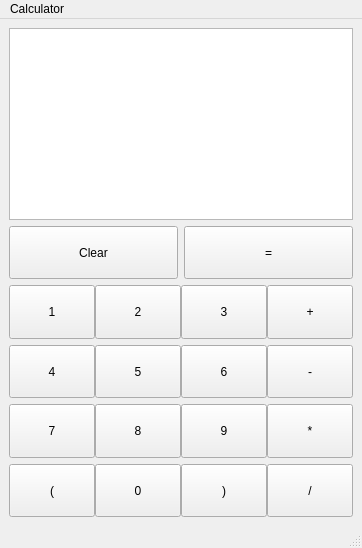
<?xml version="1.0" encoding="UTF-8"?>
<ui version="4.0">
 <class>MainWindow</class>
 <widget class="QMainWindow" name="MainWindow">
  <property name="geometry">
   <rect>
    <x>0</x>
    <y>0</y>
    <width>362</width>
    <height>548</height>
   </rect>
  </property>
  <property name="windowTitle">
   <string>MainWindow</string>
  </property>
  <widget class="QWidget" name="centralwidget">
   <property name="sizePolicy">
    <sizepolicy hsizetype="Expanding" vsizetype="Expanding">
     <horstretch>0</horstretch>
     <verstretch>0</verstretch>
    </sizepolicy>
   </property>
   <layout class="QHBoxLayout" name="horizontalLayout_6">
    <item>
     <layout class="QVBoxLayout" name="verticalLayout">
      <property name="sizeConstraint">
       <enum>QLayout::SetMaximumSize</enum>
      </property>
      <item>
       <widget class="QTextEdit" name="textEdit">
        <property name="sizePolicy">
         <sizepolicy hsizetype="Expanding" vsizetype="Preferred">
          <horstretch>0</horstretch>
          <verstretch>0</verstretch>
         </sizepolicy>
        </property>
        <property name="readOnly">
         <bool>true</bool>
        </property>
       </widget>
      </item>
      <item>
       <layout class="QVBoxLayout" name="verticalLayout_2">
        <property name="sizeConstraint">
         <enum>QLayout::SetMaximumSize</enum>
        </property>
        <item>
         <layout class="QHBoxLayout" name="horizontalLayout_5">
          <item>
           <widget class="QPushButton" name="Button_clear">
            <property name="sizePolicy">
             <sizepolicy hsizetype="Minimum" vsizetype="MinimumExpanding">
              <horstretch>0</horstretch>
              <verstretch>0</verstretch>
             </sizepolicy>
            </property>
            <property name="text">
             <string>Clear</string>
            </property>
           </widget>
          </item>
          <item>
           <widget class="QPushButton" name="Button_calc">
            <property name="sizePolicy">
             <sizepolicy hsizetype="Minimum" vsizetype="MinimumExpanding">
              <horstretch>0</horstretch>
              <verstretch>0</verstretch>
             </sizepolicy>
            </property>
            <property name="text">
             <string>=</string>
            </property>
           </widget>
          </item>
         </layout>
        </item>
        <item>
         <layout class="QHBoxLayout" name="horizontalLayout_3">
          <property name="spacing">
           <number>0</number>
          </property>
          <item>
           <widget class="QPushButton" name="Button_one">
            <property name="sizePolicy">
             <sizepolicy hsizetype="Minimum" vsizetype="MinimumExpanding">
              <horstretch>0</horstretch>
              <verstretch>0</verstretch>
             </sizepolicy>
            </property>
            <property name="text">
             <string>1</string>
            </property>
           </widget>
          </item>
          <item>
           <widget class="QPushButton" name="Button_two">
            <property name="sizePolicy">
             <sizepolicy hsizetype="Minimum" vsizetype="MinimumExpanding">
              <horstretch>0</horstretch>
              <verstretch>0</verstretch>
             </sizepolicy>
            </property>
            <property name="text">
             <string>2</string>
            </property>
           </widget>
          </item>
          <item>
           <widget class="QPushButton" name="Button_three">
            <property name="sizePolicy">
             <sizepolicy hsizetype="Minimum" vsizetype="MinimumExpanding">
              <horstretch>0</horstretch>
              <verstretch>0</verstretch>
             </sizepolicy>
            </property>
            <property name="text">
             <string>3</string>
            </property>
           </widget>
          </item>
          <item>
           <widget class="QPushButton" name="Button_plus">
            <property name="sizePolicy">
             <sizepolicy hsizetype="Minimum" vsizetype="MinimumExpanding">
              <horstretch>0</horstretch>
              <verstretch>0</verstretch>
             </sizepolicy>
            </property>
            <property name="text">
             <string>+</string>
            </property>
           </widget>
          </item>
         </layout>
        </item>
        <item>
         <layout class="QHBoxLayout" name="horizontalLayout">
          <property name="spacing">
           <number>0</number>
          </property>
          <item>
           <widget class="QPushButton" name="Button_four">
            <property name="sizePolicy">
             <sizepolicy hsizetype="Minimum" vsizetype="MinimumExpanding">
              <horstretch>0</horstretch>
              <verstretch>0</verstretch>
             </sizepolicy>
            </property>
            <property name="text">
             <string>4</string>
            </property>
           </widget>
          </item>
          <item>
           <widget class="QPushButton" name="Button_five">
            <property name="sizePolicy">
             <sizepolicy hsizetype="Minimum" vsizetype="MinimumExpanding">
              <horstretch>0</horstretch>
              <verstretch>0</verstretch>
             </sizepolicy>
            </property>
            <property name="text">
             <string>5</string>
            </property>
           </widget>
          </item>
          <item>
           <widget class="QPushButton" name="Button_six">
            <property name="sizePolicy">
             <sizepolicy hsizetype="Minimum" vsizetype="MinimumExpanding">
              <horstretch>0</horstretch>
              <verstretch>0</verstretch>
             </sizepolicy>
            </property>
            <property name="text">
             <string>6</string>
            </property>
           </widget>
          </item>
          <item>
           <widget class="QPushButton" name="Button_minus">
            <property name="sizePolicy">
             <sizepolicy hsizetype="Minimum" vsizetype="MinimumExpanding">
              <horstretch>0</horstretch>
              <verstretch>0</verstretch>
             </sizepolicy>
            </property>
            <property name="text">
             <string>-</string>
            </property>
           </widget>
          </item>
         </layout>
        </item>
        <item>
         <layout class="QHBoxLayout" name="horizontalLayout_2" stretch="0,0,0,0">
          <property name="spacing">
           <number>0</number>
          </property>
          <property name="sizeConstraint">
           <enum>QLayout::SetMinimumSize</enum>
          </property>
          <item>
           <widget class="QPushButton" name="Button_seven">
            <property name="sizePolicy">
             <sizepolicy hsizetype="Minimum" vsizetype="MinimumExpanding">
              <horstretch>0</horstretch>
              <verstretch>0</verstretch>
             </sizepolicy>
            </property>
            <property name="text">
             <string>7</string>
            </property>
           </widget>
          </item>
          <item>
           <widget class="QPushButton" name="Button_eight">
            <property name="sizePolicy">
             <sizepolicy hsizetype="Minimum" vsizetype="MinimumExpanding">
              <horstretch>0</horstretch>
              <verstretch>0</verstretch>
             </sizepolicy>
            </property>
            <property name="text">
             <string>8</string>
            </property>
           </widget>
          </item>
          <item>
           <widget class="QPushButton" name="Button_nine">
            <property name="sizePolicy">
             <sizepolicy hsizetype="Minimum" vsizetype="MinimumExpanding">
              <horstretch>0</horstretch>
              <verstretch>0</verstretch>
             </sizepolicy>
            </property>
            <property name="text">
             <string>9</string>
            </property>
           </widget>
          </item>
          <item>
           <widget class="QPushButton" name="Button_asterisk">
            <property name="sizePolicy">
             <sizepolicy hsizetype="Minimum" vsizetype="MinimumExpanding">
              <horstretch>0</horstretch>
              <verstretch>0</verstretch>
             </sizepolicy>
            </property>
            <property name="text">
             <string>*</string>
            </property>
           </widget>
          </item>
         </layout>
        </item>
        <item>
         <layout class="QHBoxLayout" name="horizontalLayout_4">
          <property name="spacing">
           <number>0</number>
          </property>
          <item>
           <widget class="QPushButton" name="Button_leftbracket">
            <property name="sizePolicy">
             <sizepolicy hsizetype="Minimum" vsizetype="MinimumExpanding">
              <horstretch>0</horstretch>
              <verstretch>0</verstretch>
             </sizepolicy>
            </property>
            <property name="text">
             <string>(</string>
            </property>
           </widget>
          </item>
          <item>
           <widget class="QPushButton" name="Button_zero">
            <property name="sizePolicy">
             <sizepolicy hsizetype="Minimum" vsizetype="MinimumExpanding">
              <horstretch>0</horstretch>
              <verstretch>0</verstretch>
             </sizepolicy>
            </property>
            <property name="text">
             <string>0</string>
            </property>
           </widget>
          </item>
          <item>
           <widget class="QPushButton" name="Button_rightbracket">
            <property name="sizePolicy">
             <sizepolicy hsizetype="Minimum" vsizetype="MinimumExpanding">
              <horstretch>0</horstretch>
              <verstretch>0</verstretch>
             </sizepolicy>
            </property>
            <property name="text">
             <string>)</string>
            </property>
           </widget>
          </item>
          <item>
           <widget class="QPushButton" name="Button_slesh">
            <property name="sizePolicy">
             <sizepolicy hsizetype="Minimum" vsizetype="MinimumExpanding">
              <horstretch>0</horstretch>
              <verstretch>0</verstretch>
             </sizepolicy>
            </property>
            <property name="text">
             <string>/</string>
            </property>
           </widget>
          </item>
         </layout>
        </item>
       </layout>
      </item>
     </layout>
    </item>
   </layout>
  </widget>
  <widget class="QMenuBar" name="menubar">
   <property name="geometry">
    <rect>
     <x>0</x>
     <y>0</y>
     <width>362</width>
     <height>21</height>
    </rect>
   </property>
   <widget class="QMenu" name="menuCalculator">
    <property name="title">
     <string>Calculator</string>
    </property>
    <addaction name="actionExit"/>
    <addaction name="actionHelp"/>
   </widget>
   <addaction name="menuCalculator"/>
  </widget>
  <widget class="QStatusBar" name="statusbar"/>
  <action name="actionExit">
   <property name="text">
    <string>Exit</string>
   </property>
  </action>
  <action name="actionHelp">
   <property name="text">
    <string>Help</string>
   </property>
  </action>
 </widget>
 <resources/>
 <connections/>
</ui>
